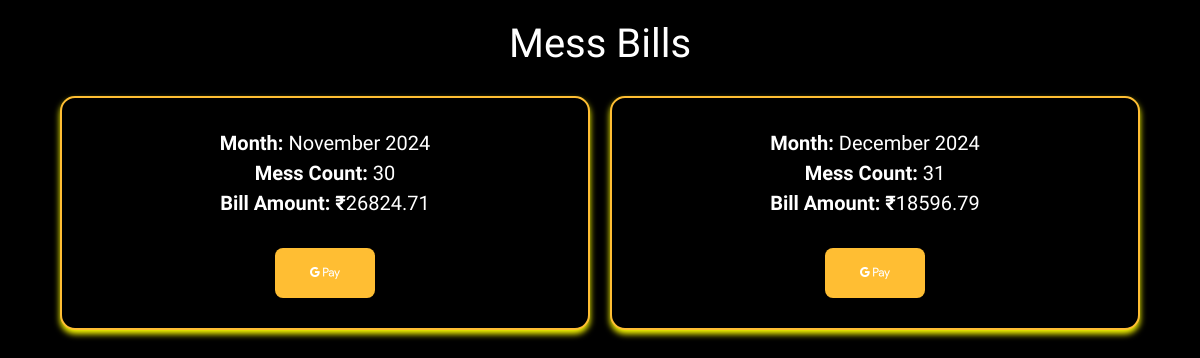
/mess_bill (signed in), run on the app's committed database.
### mess/models.py (models this page shows)
class Mess_Bill(models.Model):
    inmate = models.ForeignKey(Inmate,on_delete=models.CASCADE)
    month = models.DateField()
    mess_count = models.IntegerField()
    bill_amount = models.DecimalField(max_digits=10,decimal_places=2)

### mess/views.py (the view)
# urls.py: path('mess_bill',mess_bill_view,name='mess_bill'),
@login_required
def mess_bill_view(request):
    inmate = request.user.inmate
    mess_bills = Mess_Bill.objects.filter(inmate=inmate)
    return render(request,'mess_bill.html',{'mess_bills':mess_bills})

### mess/templates/mess_bill.html (shortened to what this page needs)
<!DOCTYPE html>
<html lang="en">
<head>
    <link rel="stylesheet" href="https://cdnjs.cloudflare.com/ajax/libs/font-awesome/6.0.0-beta3/css/all.min.css">
    <link href="https://cdn.jsdelivr.net/npm/bootstrap@5.3.0/dist/css/bootstrap.min.css" rel="stylesheet">
</head>
<body>
    <h1>Mess Bills</h1>
    <div class="container">
        {% if mess_bills %}
            {% for bill in mess_bills %}
                <div class="billboard">
                    <strong>Month:</strong> {{ bill.month|date:"F Y" }}<br>
                    <strong>Mess Count:</strong> {{ bill.mess_count }}<br>
                    <strong>Bill Amount: ₹</strong>{{ bill.bill_amount }}<br><br>
                    <a href={% url "create_payment" bill.id %}><i  class="fa-brands fa-google-pay"></i></a>
                </div>
            {% endfor %}
        {% else %}
            <p>No mess bills found for this inmate.</p>
        {% endif %}
    </div>
</body>
</html>

### data on the page
Mess_Bill: month "November 2024", mess_count "30", bill_amount "26824.71"
Mess_Bill: month "December 2024", mess_count "31", bill_amount "18596.79"
